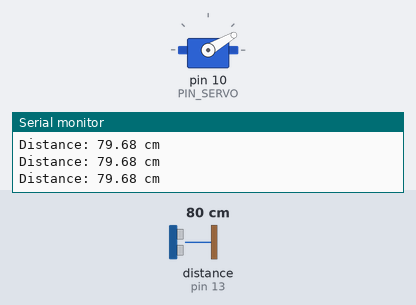
A sketch run on a simulated Arduino Uno, built with avr-gcc and run on an emulated ATmega328P. On the bench: servo, the last lines printed to the serial monitor. Wiring (inferred from the names in the program): ultrasonic range finder: trigger pin 12; echo pin 13. The inputs (shaded band) are chosen by the test bench; at power-on: distance to the obstacle (sensor on pin 13) 80 cm. The echo pulse lasts 58.3 µs per cm.

Above: at 1.2 s.
1.3 s: distance to the obstacle (sensor on pin 13) set to 22 cm
2.8 s: distance to the obstacle (sensor on pin 13) set to 19 cm
At 3.85 s:
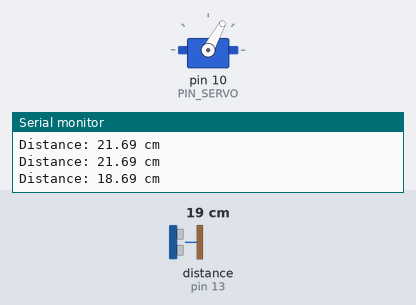
At 6.1 s:
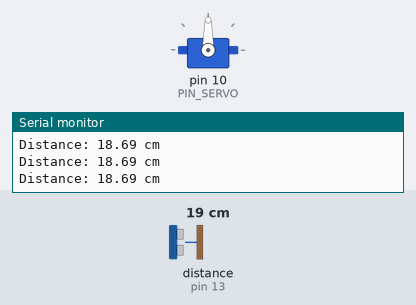
Timing chart, 0 to 7.6 s (numbered marks = the images above; inputs shaded):
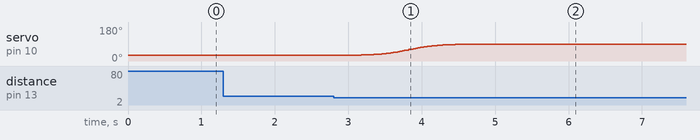

The sketch:

10_example_3.ino
```cpp
#include <Servo.h>
#include <math.h>

// 핀 설정
#define PIN_SERVO 10
#define PIN_TRIG  12
#define PIN_ECHO  13

// 거리 설정(cm)
#define DETECT_DISTANCE 20   // 20cm 이내에 차량이 들어오면 감지
#define PASS_DISTANCE   30   // 30cm보다 멀어지면 차량이 지나간 것으로 판단

// 차단기 각도
#define BAR_DOWN 30
#define BAR_UP   90

// 움직이는 시간
#define MOVING_TIME 2000     // 2초 동안 부드럽게 이동

Servo myServo;

int currentAngle = BAR_DOWN;
bool carDetected = false;

// --------------------------------------------------
// 초음파 센서 거리 측정
// --------------------------------------------------
float getDistance() {
  digitalWrite(PIN_TRIG, LOW);
  delayMicroseconds(2);

  digitalWrite(PIN_TRIG, HIGH);
  delayMicroseconds(10);
  digitalWrite(PIN_TRIG, LOW);

  long duration = pulseIn(PIN_ECHO, HIGH, 30000);

  if (duration == 0)
    return 999;

  return duration * 0.0343 / 2.0;
}

// --------------------------------------------------
// sigmoid 함수
// --------------------------------------------------
float sigmoid(float t) {
  float k = 10.0;

  float s = 1.0 / (1.0 + exp(-k * (t - 0.5)));

  // 0~1 범위로 다시 정규화
  float start = 1.0 / (1.0 + exp(-k * (0.0 - 0.5)));
  float end   = 1.0 / (1.0 + exp(-k * (1.0 - 0.5)));

  return (s - start) / (end - start);
}

// --------------------------------------------------
// 비교용 smoothstep 함수
// --------------------------------------------------
float smoothStep(float t) {
  return t * t * (3.0 - 2.0 * t);
}

// --------------------------------------------------
// 서보를 부드럽게 이동
// useSigmoid = true  -> sigmoid
// useSigmoid = false -> smoothstep
// --------------------------------------------------
void moveBar(int startAngle, int targetAngle, bool useSigmoid) {

  unsigned long startTime = millis();

  while (millis() - startTime <= MOVING_TIME) {

    float t = (float)(millis() - startTime) / MOVING_TIME;

    if (t > 1.0)
      t = 1.0;

    float progress;

    if (useSigmoid)
      progress = sigmoid(t);
    else
      progress = smoothStep(t);

    int angle = startAngle +
                (targetAngle - startAngle) * progress;

    myServo.write(angle);

    delay(15);
  }

  myServo.write(targetAngle);
  currentAngle = targetAngle;
}

// --------------------------------------------------
// 초기 설정
// --------------------------------------------------
void setup() {

  Serial.begin(9600);

  pinMode(PIN_TRIG, OUTPUT);
  pinMode(PIN_ECHO, INPUT);

  myServo.attach(PIN_SERVO);

  myServo.write(BAR_DOWN);
  currentAngle = BAR_DOWN;
}

// --------------------------------------------------
// 반복 실행
// --------------------------------------------------
void loop() {

  float distance = getDistance();

  Serial.print("Distance: ");
  Serial.print(distance);
  Serial.println(" cm");

  // 차량이 접근함
  if (!carDetected && distance <= DETECT_DISTANCE) {

    carDetected = true;

    // sigmoid 함수 사용
    moveBar(BAR_DOWN, BAR_UP, true);
  }

  // 차량이 지나감
  else if (carDetected && distance >= PASS_DISTANCE) {

    carDetected = false;

    // sigmoid 함수 사용
    moveBar(BAR_UP, BAR_DOWN, true);
  }

  delay(100);
}
```

Measured:
- the behaviour switches between 21 and 20 cm on distance to the obstacle (sensor on pin 13) (found by bisection; images 0 and 1)
- after the input at 2.8 s, servo on pin 10 (PIN_SERVO): moves from 30° to 90° over 1.7 s, starting after 0.27 s
